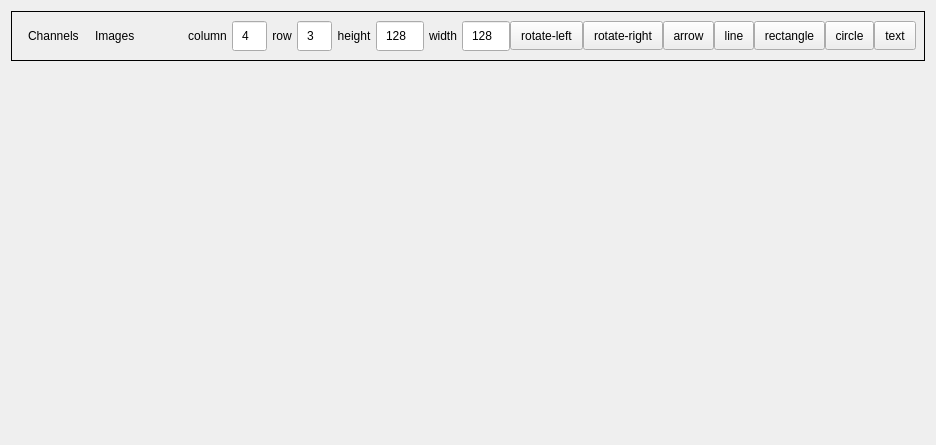
<?xml version="1.0" encoding="UTF-8"?>
<ui version="4.0">
 <class>ResultWidget</class>
 <widget class="QWidget" name="ResultWidget">
  <property name="geometry">
   <rect>
    <x>0</x>
    <y>0</y>
    <width>936</width>
    <height>445</height>
   </rect>
  </property>
  <property name="windowTitle">
   <string>Form</string>
  </property>
  <layout class="QVBoxLayout" name="verticalLayout_2">
   <item>
    <widget class="QWidget" name="headerWidget" native="true">
     <property name="sizePolicy">
      <sizepolicy hsizetype="Preferred" vsizetype="Preferred">
       <horstretch>0</horstretch>
       <verstretch>0</verstretch>
      </sizepolicy>
     </property>
     <property name="styleSheet">
      <string notr="true">#headerWidget{
  border: 1 solid;
}

* {
padding: 5px;
}</string>
     </property>
     <layout class="QHBoxLayout" name="horizontalLayout">
      <property name="spacing">
       <number>0</number>
      </property>
      <property name="sizeConstraint">
       <enum>QLayout::SizeConstraint::SetDefaultConstraint</enum>
      </property>
      <item>
       <widget class="QLabel" name="label_5">
        <property name="text">
         <string>Channels</string>
        </property>
       </widget>
      </item>
      <item>
       <widget class="QCheckComboBox" name="ChannelBox" native="true"/>
      </item>
      <item>
       <widget class="QLabel" name="label_6">
        <property name="text">
         <string>Images</string>
        </property>
       </widget>
      </item>
      <item>
       <widget class="QCheckComboBox" name="ImageBox" native="true">
        <property name="minimumSize">
         <size>
          <width>40</width>
          <height>0</height>
         </size>
        </property>
       </widget>
      </item>
      <item>
       <widget class="QLabel" name="label">
        <property name="text">
         <string>column</string>
        </property>
        <property name="alignment">
         <set>Qt::AlignmentFlag::AlignCenter</set>
        </property>
       </widget>
      </item>
      <item>
       <widget class="QSpinBox" name="columnSpin">
        <property name="minimumSize">
         <size>
          <width>0</width>
          <height>0</height>
         </size>
        </property>
        <property name="buttonSymbols">
         <enum>QAbstractSpinBox::ButtonSymbols::NoButtons</enum>
        </property>
        <property name="minimum">
         <number>1</number>
        </property>
        <property name="value">
         <number>4</number>
        </property>
       </widget>
      </item>
      <item>
       <widget class="QLabel" name="label_2">
        <property name="text">
         <string>row</string>
        </property>
        <property name="alignment">
         <set>Qt::AlignmentFlag::AlignCenter</set>
        </property>
       </widget>
      </item>
      <item>
       <widget class="QSpinBox" name="rowSpin">
        <property name="minimumSize">
         <size>
          <width>15</width>
          <height>15</height>
         </size>
        </property>
        <property name="buttonSymbols">
         <enum>QAbstractSpinBox::ButtonSymbols::NoButtons</enum>
        </property>
        <property name="minimum">
         <number>1</number>
        </property>
        <property name="value">
         <number>3</number>
        </property>
       </widget>
      </item>
      <item>
       <widget class="QLabel" name="label_3">
        <property name="text">
         <string>height</string>
        </property>
        <property name="alignment">
         <set>Qt::AlignmentFlag::AlignCenter</set>
        </property>
       </widget>
      </item>
      <item>
       <widget class="QSpinBox" name="heightSpin">
        <property name="minimumSize">
         <size>
          <width>15</width>
          <height>15</height>
         </size>
        </property>
        <property name="buttonSymbols">
         <enum>QAbstractSpinBox::ButtonSymbols::NoButtons</enum>
        </property>
        <property name="minimum">
         <number>1</number>
        </property>
        <property name="maximum">
         <number>9999</number>
        </property>
        <property name="value">
         <number>128</number>
        </property>
       </widget>
      </item>
      <item>
       <widget class="QLabel" name="label_4">
        <property name="text">
         <string>width</string>
        </property>
        <property name="alignment">
         <set>Qt::AlignmentFlag::AlignCenter</set>
        </property>
       </widget>
      </item>
      <item>
       <widget class="QSpinBox" name="widthSpin">
        <property name="minimumSize">
         <size>
          <width>15</width>
          <height>15</height>
         </size>
        </property>
        <property name="buttonSymbols">
         <enum>QAbstractSpinBox::ButtonSymbols::NoButtons</enum>
        </property>
        <property name="minimum">
         <number>1</number>
        </property>
        <property name="maximum">
         <number>9999</number>
        </property>
        <property name="value">
         <number>128</number>
        </property>
       </widget>
      </item>
      <item>
       <widget class="QToolButton" name="toolButton">
        <property name="text">
         <string>rotate-left</string>
        </property>
        <property name="icon">
         <iconset resource="icons.qrc">
          <normaloff>:/resources/icons/rotate_left.svg</normaloff>:/resources/icons/rotate_left.svg</iconset>
        </property>
       </widget>
      </item>
      <item>
       <widget class="QToolButton" name="toolButton_2">
        <property name="text">
         <string>rotate-right</string>
        </property>
        <property name="icon">
         <iconset resource="icons.qrc">
          <normaloff>:/resources/icons/rotate_right.svg</normaloff>:/resources/icons/rotate_right.svg</iconset>
        </property>
       </widget>
      </item>
      <item>
       <widget class="QToolButton" name="toolButton_3">
        <property name="text">
         <string>arrow</string>
        </property>
        <property name="icon">
         <iconset resource="icons.qrc">
          <normaloff>:/resources/icons/arrow.svg</normaloff>:/resources/icons/arrow.svg</iconset>
        </property>
       </widget>
      </item>
      <item>
       <widget class="QToolButton" name="toolButton_7">
        <property name="text">
         <string>line</string>
        </property>
        <property name="icon">
         <iconset resource="icons.qrc">
          <normaloff>:/resources/icons/line.svg</normaloff>:/resources/icons/line.svg</iconset>
        </property>
       </widget>
      </item>
      <item>
       <widget class="QToolButton" name="toolButton_4">
        <property name="text">
         <string>rectangle</string>
        </property>
        <property name="icon">
         <iconset resource="icons.qrc">
          <normaloff>:/resources/icons/rectangle.svg</normaloff>:/resources/icons/rectangle.svg</iconset>
        </property>
       </widget>
      </item>
      <item>
       <widget class="QToolButton" name="toolButton_6">
        <property name="text">
         <string>circle</string>
        </property>
        <property name="icon">
         <iconset resource="icons.qrc">
          <normaloff>:/resources/icons/circle.svg</normaloff>:/resources/icons/circle.svg</iconset>
        </property>
       </widget>
      </item>
      <item>
       <widget class="QToolButton" name="toolButton_5">
        <property name="text">
         <string>text</string>
        </property>
        <property name="icon">
         <iconset resource="icons.qrc">
          <normaloff>:/resources/icons/text.svg</normaloff>:/resources/icons/text.svg</iconset>
        </property>
       </widget>
      </item>
     </layout>
    </widget>
   </item>
   <item>
    <widget class="QImagesWidget" name="contentWidget" native="true">
     <property name="sizePolicy">
      <sizepolicy hsizetype="Preferred" vsizetype="Preferred">
       <horstretch>0</horstretch>
       <verstretch>1</verstretch>
      </sizepolicy>
     </property>
    </widget>
   </item>
  </layout>
 </widget>
 <customwidgets>
  <customwidget>
   <class>QCheckComboBox</class>
   <extends>QWidget</extends>
   <header>components/qcheckcombobox.h</header>
   <container>1</container>
  </customwidget>
  <customwidget>
   <class>QImagesWidget</class>
   <extends>QWidget</extends>
   <header>QImagesWidget/qimageswidget.h</header>
   <container>1</container>
  </customwidget>
 </customwidgets>
 <resources>
  <include location="icons.qrc"/>
 </resources>
 <connections/>
</ui>
